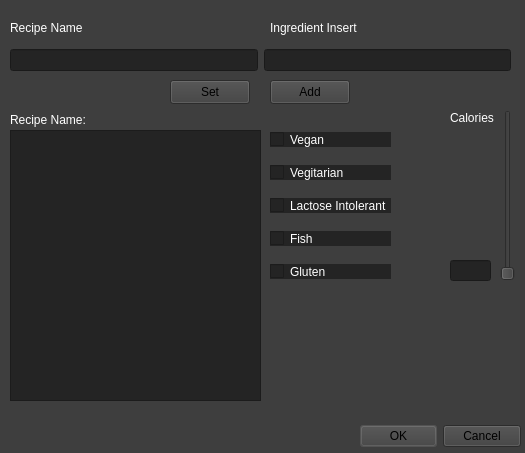
<?xml version="1.0" encoding="UTF-8"?>
<ui version="4.0">
 <class>AddRecipe</class>
 <widget class="QDialog" name="AddRecipe">
  <property name="geometry">
   <rect>
    <x>0</x>
    <y>0</y>
    <width>525</width>
    <height>453</height>
   </rect>
  </property>
  <property name="windowTitle">
   <string>Dialog</string>
  </property>
  <property name="styleSheet">
   <string notr="true">border-color: rgb(30, 30, 30);
selection-background-color: rgb(104, 104, 104);

background-color: rgb(62, 62, 62);</string>
  </property>
  <widget class="QDialogButtonBox" name="AcceptRecipe">
   <property name="geometry">
    <rect>
     <x>360</x>
     <y>420</y>
     <width>161</width>
     <height>32</height>
    </rect>
   </property>
   <property name="orientation">
    <enum>Qt::Horizontal</enum>
   </property>
   <property name="standardButtons">
    <set>QDialogButtonBox::Cancel|QDialogButtonBox::Ok</set>
   </property>
  </widget>
  <widget class="QWidget" name="verticalLayoutWidget">
   <property name="geometry">
    <rect>
     <x>270</x>
     <y>120</y>
     <width>121</width>
     <height>171</height>
    </rect>
   </property>
   <layout class="QVBoxLayout" name="verticalLayout">
    <item>
     <widget class="QCheckBox" name="VeganBox">
      <property name="styleSheet">
       <string notr="true">color: rgb(255, 255, 255);
background-color: rgb(36, 36, 36);</string>
      </property>
      <property name="text">
       <string>Vegan</string>
      </property>
     </widget>
    </item>
    <item>
     <widget class="QCheckBox" name="VegitarianBox">
      <property name="styleSheet">
       <string notr="true">color: rgb(255, 255, 255);
background-color: rgb(36, 36, 36);</string>
      </property>
      <property name="text">
       <string>Vegitarian</string>
      </property>
     </widget>
    </item>
    <item>
     <widget class="QCheckBox" name="LactoseBox">
      <property name="styleSheet">
       <string notr="true">color: rgb(255, 255, 255);
background-color: rgb(36, 36, 36);</string>
      </property>
      <property name="text">
       <string>Lactose Intolerant</string>
      </property>
     </widget>
    </item>
    <item>
     <widget class="QCheckBox" name="FishBox">
      <property name="styleSheet">
       <string notr="true">color: rgb(255, 255, 255);
background-color: rgb(36, 36, 36);</string>
      </property>
      <property name="text">
       <string>Fish</string>
      </property>
     </widget>
    </item>
    <item>
     <widget class="QCheckBox" name="GlutenBox">
      <property name="styleSheet">
       <string notr="true">color: rgb(255, 255, 255);
background-color: rgb(36, 36, 36);</string>
      </property>
      <property name="text">
       <string>Gluten</string>
      </property>
     </widget>
    </item>
   </layout>
  </widget>
  <widget class="QSlider" name="verticalSlider">
   <property name="geometry">
    <rect>
     <x>500</x>
     <y>110</y>
     <width>16</width>
     <height>171</height>
    </rect>
   </property>
   <property name="orientation">
    <enum>Qt::Vertical</enum>
   </property>
  </widget>
  <widget class="QLabel" name="label_2">
   <property name="geometry">
    <rect>
     <x>450</x>
     <y>110</y>
     <width>51</width>
     <height>16</height>
    </rect>
   </property>
   <property name="styleSheet">
    <string notr="true">color: rgb(255, 255, 255);</string>
   </property>
   <property name="text">
    <string>Calories</string>
   </property>
  </widget>
  <widget class="QLineEdit" name="CaloriesLineEdit">
   <property name="geometry">
    <rect>
     <x>450</x>
     <y>260</y>
     <width>41</width>
     <height>21</height>
    </rect>
   </property>
   <property name="styleSheet">
    <string notr="true">background-color: rgb(36, 36, 36);
color: rgb(255, 255, 255);</string>
   </property>
   <property name="text">
    <string/>
   </property>
  </widget>
  <widget class="QListWidget" name="IngredientList">
   <property name="geometry">
    <rect>
     <x>10</x>
     <y>130</y>
     <width>251</width>
     <height>271</height>
    </rect>
   </property>
   <property name="styleSheet">
    <string notr="true">background-color: rgb(36, 36, 36);
color: rgb(255, 255, 255);</string>
   </property>
  </widget>
  <widget class="QWidget" name="horizontalLayoutWidget">
   <property name="geometry">
    <rect>
     <x>10</x>
     <y>40</y>
     <width>501</width>
     <height>41</height>
    </rect>
   </property>
   <layout class="QHBoxLayout" name="horizontalLayout">
    <item>
     <widget class="QLineEdit" name="NameInsert">
      <property name="styleSheet">
       <string notr="true">background-color: rgb(36, 36, 36);
color: rgb(255, 255, 255);</string>
      </property>
     </widget>
    </item>
    <item>
     <widget class="QLineEdit" name="IngredientInsert">
      <property name="styleSheet">
       <string notr="true">background-color: rgb(36, 36, 36);
color: rgb(255, 255, 255);</string>
      </property>
     </widget>
    </item>
   </layout>
  </widget>
  <widget class="QLabel" name="label">
   <property name="geometry">
    <rect>
     <x>270</x>
     <y>20</y>
     <width>121</width>
     <height>16</height>
    </rect>
   </property>
   <property name="styleSheet">
    <string notr="true">color: rgb(255, 255, 255);</string>
   </property>
   <property name="text">
    <string>Ingredient Insert</string>
   </property>
  </widget>
  <widget class="QPushButton" name="AddIngredient">
   <property name="geometry">
    <rect>
     <x>270</x>
     <y>80</y>
     <width>80</width>
     <height>24</height>
    </rect>
   </property>
   <property name="text">
    <string>Add</string>
   </property>
  </widget>
  <widget class="QLabel" name="label_3">
   <property name="geometry">
    <rect>
     <x>10</x>
     <y>20</y>
     <width>121</width>
     <height>16</height>
    </rect>
   </property>
   <property name="styleSheet">
    <string notr="true">color: rgb(255, 255, 255);</string>
   </property>
   <property name="text">
    <string>Recipe Name</string>
   </property>
  </widget>
  <widget class="QPushButton" name="SetName">
   <property name="geometry">
    <rect>
     <x>170</x>
     <y>80</y>
     <width>80</width>
     <height>24</height>
    </rect>
   </property>
   <property name="text">
    <string>Set</string>
   </property>
  </widget>
  <widget class="QLabel" name="label_4">
   <property name="geometry">
    <rect>
     <x>10</x>
     <y>110</y>
     <width>251</width>
     <height>20</height>
    </rect>
   </property>
   <property name="styleSheet">
    <string notr="true">color: rgb(255, 255, 255);</string>
   </property>
   <property name="text">
    <string>Recipe Name:</string>
   </property>
  </widget>
 </widget>
 <resources/>
 <connections>
  <connection>
   <sender>AcceptRecipe</sender>
   <signal>accepted()</signal>
   <receiver>AddRecipe</receiver>
   <slot>accept()</slot>
   <hints>
    <hint type="sourcelabel">
     <x>248</x>
     <y>254</y>
    </hint>
    <hint type="destinationlabel">
     <x>157</x>
     <y>274</y>
    </hint>
   </hints>
  </connection>
  <connection>
   <sender>AcceptRecipe</sender>
   <signal>rejected()</signal>
   <receiver>AddRecipe</receiver>
   <slot>reject()</slot>
   <hints>
    <hint type="sourcelabel">
     <x>316</x>
     <y>260</y>
    </hint>
    <hint type="destinationlabel">
     <x>286</x>
     <y>274</y>
    </hint>
   </hints>
  </connection>
 </connections>
</ui>
